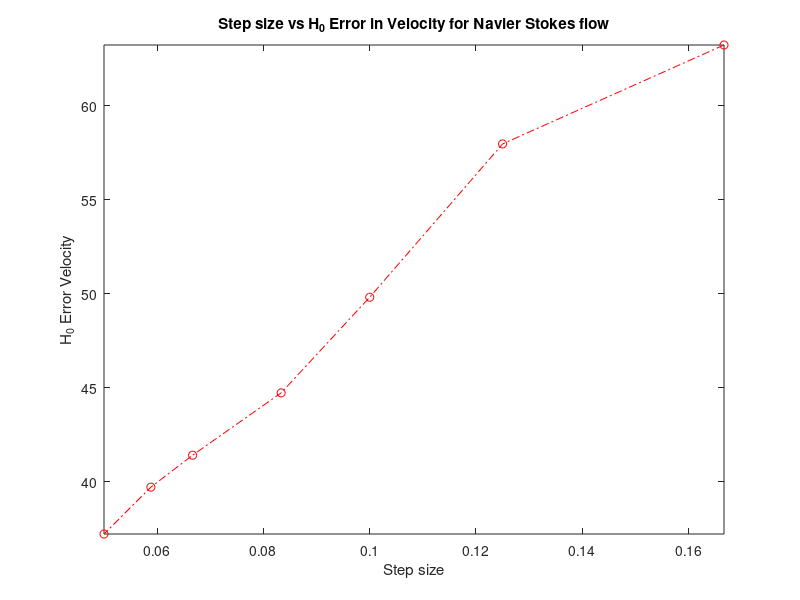
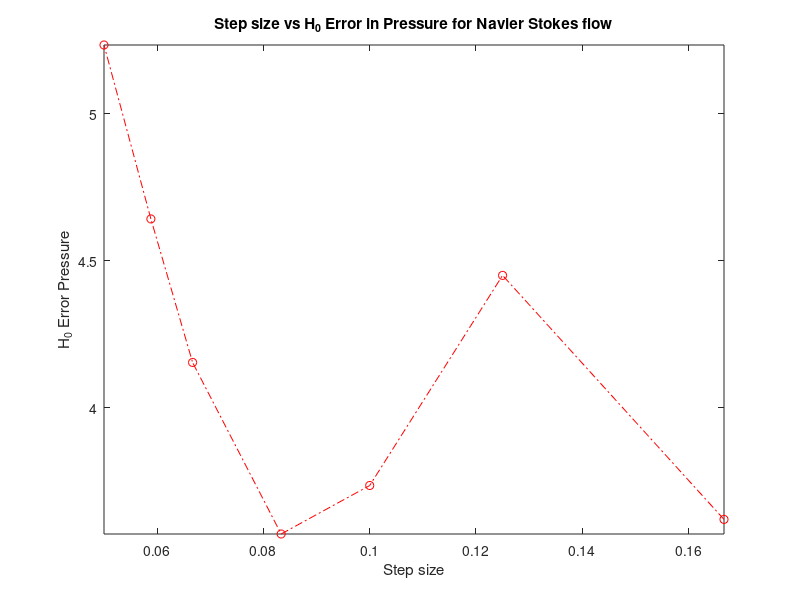
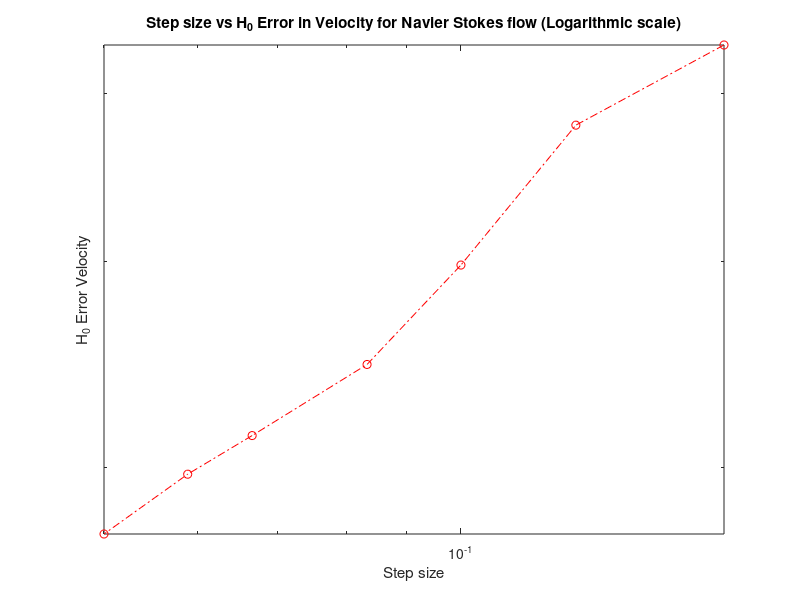
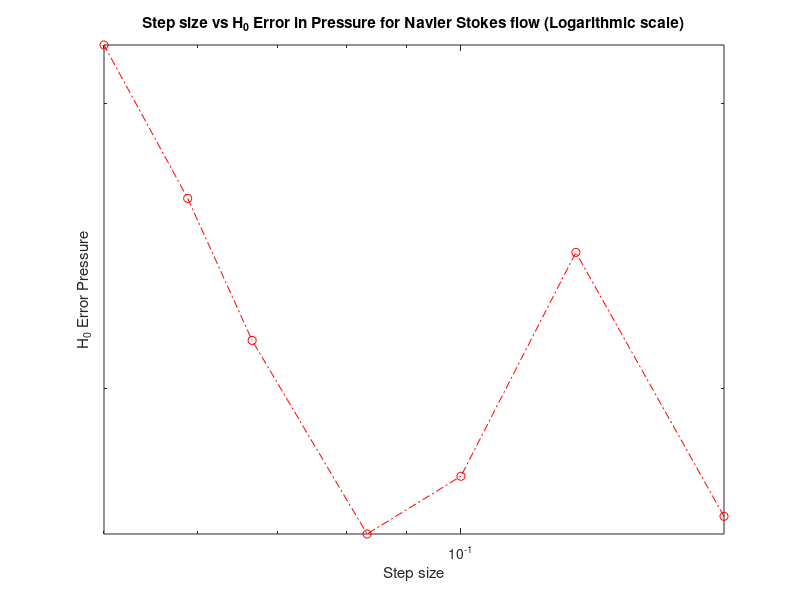

Recreate these plots in MATLAB, in order.
Step_size = [1/6 1/8 1/10 1/12 1/15 1/17 1/20];
Error_velocity = [63.2463, 57.9821, 49.8227, 44.7326, 41.4134, 39.7150, ...
    37.2217];
Error_pressure = [3.6204, 4.4499, 3.7357, 3.5708, 4.1540, 4.6418, ...
    5.2330];
figure
plot(Step_size,Error_velocity,'-.or')
xlabel('Step size')
ylabel('H_0 Error Velocity')
title('Step size vs H_0 Error in Velocity for Navier Stokes flow')
axis tight
figure()
plot(Step_size,Error_pressure,'-.or')
xlabel('Step size')
ylabel('H_0 Error Pressure')
title('Step size vs H_0 Error in Pressure for Navier Stokes flow')
axis tight
figure
loglog(Step_size,Error_velocity,'-.or')
xlabel('Step size')
ylabel('H_0 Error Velocity')
title('Step size vs H_0 Error in Velocity for Navier Stokes flow (Logarithmic scale)')
axis tight
figure()
loglog(Step_size,Error_pressure,'-.or')
xlabel('Step size')
ylabel('H_0 Error Pressure')
title('Step size vs H_0 Error in Pressure for Navier Stokes flow (Logarithmic scale)')
axis tight

Step_size = [1/6 1/8 1/10 1/12 1/15 1/17 1/20];
Error_velocity = [173.8074, 127.2059, 76.8123, 56.0014, 40.1646, 32.3621, ...
    25.0632];
Error_pressure = [0.7543, 0.8544, 0.4964, 0.3904, 0.4395, 0.4937, ...
    0.5531];
figure()
plot(Step_size,Error_velocity,'-.or')
xlabel('Step size')
ylabel('L^2 Error Velocity')
title('Step size vs L^2 Error in Velocity for Navier Stokes flow')
axis tight
figure()
plot(Step_size,Error_pressure,'-.or')
xlabel('Step size')
ylabel('L^2 Error Pressure')
title('Step size vs L^2 Error in Pressure for Navier Stokes flow')
axis tight
figure
loglog(Step_size,Error_velocity,'-.or')
xlabel('Step size')
ylabel('L^2 Error Velocity')
title('Step size vs L^2 Error in Velocity for Navier Stokes flow (Logarithmic scale)')
axis tight
figure()
loglog(Step_size,Error_pressure,'-.or')
xlabel('Step size')
ylabel('L^2 Error Pressure')
title('Step size vs L^2 Error in Pressure for Navier Stokes flow (Logarithmic scale)')
axis tight